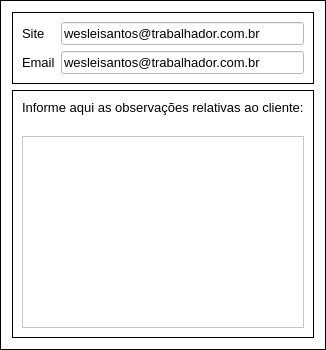
            <widget class="QFrame" name="frame_7">
             <property name="styleSheet">
              <string notr="true">background-color: rgb(255, 255, 255);</string>
             </property>
             <property name="frameShape">
              <enum>QFrame::Box</enum>
             </property>
             <property name="frameShadow">
              <enum>QFrame::Plain</enum>
             </property>
             <layout class="QGridLayout" name="gridLayout_7">
              <item row="0" column="0">
               <widget class="QFrame" name="frame_28">
                <property name="frameShape">
                 <enum>QFrame::Box</enum>
                </property>
                <property name="frameShadow">
                 <enum>QFrame::Plain</enum>
                </property>
                <layout class="QGridLayout" name="gridLayout_9">
                 <item row="0" column="0">
                  <widget class="QLabel" name="label_55">
                   <property name="font">
                    <font>
                     <family>Arial</family>
                     <pointsize>10</pointsize>
                    </font>
                   </property>
                   <property name="text">
                    <string>Site</string>
                   </property>
                  </widget>
                 </item>
                 <item row="0" column="1">
                  <widget class="QLineEdit" name="siteCliente">
                   <property name="font">
                    <font>
                     <family>Arial</family>
                     <pointsize>10</pointsize>
                    </font>
                   </property>
                   <property name="styleSheet">
                    <string notr="true">background-color: rgb(202, 202, 202);
background-color: rgb(255, 255, 255);</string>
                   </property>
                   <property name="text">
                    <string>wesleisantos@trabalhador.com.br</string>
                   </property>
                  </widget>
                 </item>
                 <item row="1" column="0">
                  <widget class="QLabel" name="label_56">
                   <property name="font">
                    <font>
                     <family>Arial</family>
                     <pointsize>10</pointsize>
                    </font>
                   </property>
                   <property name="text">
                    <string>Email</string>
                   </property>
                  </widget>
                 </item>
                 <item row="1" column="1">
                  <widget class="QLineEdit" name="lineEdit_50">
                   <property name="font">
                    <font>
                     <family>Arial</family>
                     <pointsize>10</pointsize>
                    </font>
                   </property>
                   <property name="styleSheet">
                    <string notr="true">background-color: rgb(255, 255, 255);</string>
                   </property>
                   <property name="text">
                    <string>wesleisantos@trabalhador.com.br</string>
                   </property>
                  </widget>
                 </item>
                </layout>
               </widget>
              </item>
              <item row="1" column="0">
               <widget class="QFrame" name="frame_29">
                <property name="frameShape">
                 <enum>QFrame::Box</enum>
                </property>
                <property name="frameShadow">
                 <enum>QFrame::Plain</enum>
                </property>
                <layout class="QGridLayout" name="gridLayout_10">
                 <item row="0" column="0">
                  <widget class="QLabel" name="label_2">
                   <property name="font">
                    <font>
                     <pointsize>10</pointsize>
                    </font>
                   </property>
                   <property name="text">
                    <string>Informe aqui as observações relativas ao cliente:
</string>
                   </property>
                  </widget>
                 </item>
                 <item row="1" column="0">
                  <widget class="QTextEdit" name="infoCliente">
                   <property name="font">
                    <font>
                     <pointsize>10</pointsize>
                    </font>
                   </property>
                   <property name="styleSheet">
                    <string notr="true">background-color: rgb(255, 255, 255);</string>
                   </property>
                  </widget>
                 </item>
                </layout>
               </widget>
              </item>
             </layout>
            </widget>
